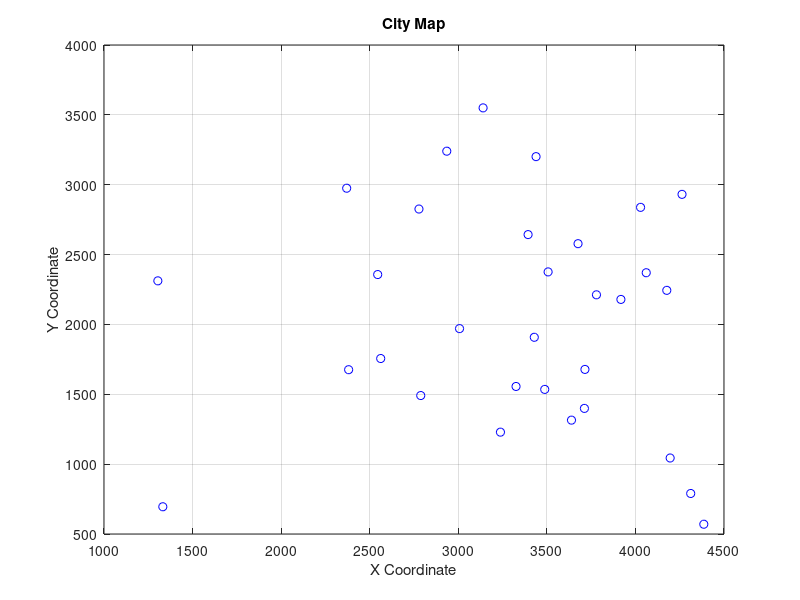

This figure's MATLAB source: (Note: this script raises an error after producing the figure.)
clc;
clear;

% Step 1: Define city locations (X, Y coordinates)
locations = [1304 2312; 3639 1315; 4177 2244; 3712 1399; 3488 1535;
             3326 1556; 3238 1229; 4196 1044; 4312  790; 4386  570;
             3007 1970; 2562 1756; 2788 1491; 2381 1676; 1332  695;
             3715 1678; 3918 2179; 4061 2370; 3780 2212; 3676 2578;
             4029 2838; 4263 2931; 3429 1908; 3507 2376; 3394 2643;
             3439 3201; 2935 3240; 3140 3550; 2545 2357; 2778 2826;
             2370 2975];

n = size(locations, 1);  % Number of cities

% Plot the city coordinates
figure;
plot(locations(:,1), locations(:,2), 'bo');
title('City Map');
xlabel('X Coordinate');
ylabel('Y Coordinate');
grid on;

% Step 2: Compute the distance matrix between all city pairs
distances = zeros(n);
for i = 1:n
    for j = i:n
        dx = locations(i,1) - locations(j,1);
        dy = locations(i,2) - locations(j,2);
        d = sqrt(dx^2 + dy^2);
        distances(i,j) = d;
        distances(j,i) = d;  % symmetric
    end
end

% Step 3: Define fitness function and plot function
FitnessFcn = @(x) tsp_fitness(x, distances);
PlotFcn = @(options, state, flag) tsp_traveling_salesman_plot(options, state, flag, locations);

% Step 4: Configure Genetic Algorithm options
options = gaoptimset( ...
    'PopulationType', 'custom', ...
    'PopInitRange', [1; n], ...
    'CreationFcn', @tsp_create_permutations, ...
    'CrossoverFcn', @tsp_crossover_permutation, ...
    'MutationFcn', @tsp_mutate_permutation, ...
    'PlotFcn', PlotFcn, ...
    'Generations', 1000, ...
    'PopulationSize', 60, ...
    'StallGenLimit', 200, ...
    'Vectorized', 'on', ...
    'Display', 'iter');

% Step 5: Run the Genetic Algorithm
numberOfVariables = n;
[x, fval, reason, output] = ga(FitnessFcn, numberOfVariables, options);

% Step 6: Display final results
fprintf('\n=== Genetic Algorithm Result ===\n');
fprintf('Total tour length: %.2f\n', fval);
fprintf('Best route (city order):\n');
disp(x);
fprintf('Termination reason: %s\n', reason);
